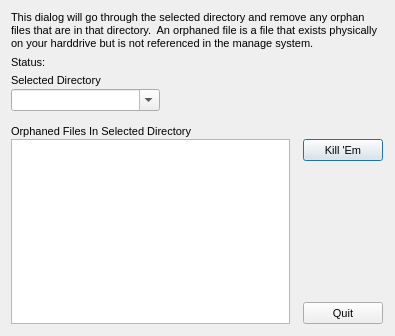
<?xml version="1.0"?>
<ui version="4.0">
  <class>OrphanRemoveDialog</class>
  <widget class="QDialog" name="IDD_ORPHAN">
    <property name="geometry">
      <rect>
        <x>0</x>
        <y>0</y>
        <width>395</width>
        <height>336</height>
      </rect>
    </property>
    <property name="windowTitle">
      <string>Orphan Hunter</string>
    </property>
    <property name="font">
      <font>
        <family>Liberation Sans</family>
        <pointsize>8</pointsize>
        <bold>false</bold>
        <italic>false</italic>
      </font>
    </property>
    <property name="enabled">
      <bool>true</bool>
    </property>
    <property name="windowFlags">
      <set>Qt::Dialog|Qt::WindowCloseButtonHint</set>
    </property>
    <property name="minimumSize">
      <size>
        <width>395</width>
        <height>336</height>
      </size>
    </property>
    <property name="maximumSize">
      <size>
        <width>395</width>
        <height>336</height>
      </size>
    </property>
    <widget class="QWidget" name="widget">
      <property name="geometry">
        <rect>
          <x>0</x>
          <y>0</y>
          <width>0</width>
          <height>0</height>
        </rect>
      </property>
      <property name="visible">
        <bool>true</bool>
      </property>
      <property name="enabled">
        <bool>true</bool>
      </property>
    </widget>
    <widget class="QLabel" name="IDC_STATIC">
      <property name="wordWrap">
        <bool>true</bool>
      </property>
      <property name="geometry">
        <rect>
          <x>11</x>
          <y>11</y>
          <width>372</width>
          <height>47</height>
        </rect>
      </property>
      <property name="text">
        <string>This dialog will go through the selected directory and remove any orphan files that are in that directory.  An orphaned file is a file that exists physically on your harddrive but is not referenced in the manage system.</string>
      </property>
      <property name="visible">
        <bool>true</bool>
      </property>
      <property name="enabled">
        <bool>true</bool>
      </property>
      <property name="alignment">
        <set>Qt::AlignLeft</set>
      </property>
    </widget>
    <widget class="QLabel" name="IDC_STATIC_2">
      <property name="geometry">
        <rect>
          <x>11</x>
          <y>56</y>
          <width>36</width>
          <height>13</height>
        </rect>
      </property>
      <property name="text">
        <string>Status:</string>
      </property>
      <property name="visible">
        <bool>true</bool>
      </property>
      <property name="enabled">
        <bool>true</bool>
      </property>
      <property name="alignment">
        <set>Qt::AlignLeft</set>
      </property>
    </widget>
    <widget class="QLabel" name="IDC_STATUS">
      <property name="geometry">
        <rect>
          <x>49</x>
          <y>56</y>
          <width>269</width>
          <height>13</height>
        </rect>
      </property>
      <property name="visible">
        <bool>true</bool>
      </property>
      <property name="enabled">
        <bool>true</bool>
      </property>
      <property name="alignment">
        <set>Qt::AlignLeft</set>
      </property>
    </widget>
    <widget class="QLabel" name="IDC_STATIC_3">
      <property name="geometry">
        <rect>
          <x>11</x>
          <y>74</y>
          <width>94</width>
          <height>13</height>
        </rect>
      </property>
      <property name="text">
        <string>Selected Directory</string>
      </property>
      <property name="visible">
        <bool>true</bool>
      </property>
      <property name="enabled">
        <bool>true</bool>
      </property>
      <property name="alignment">
        <set>Qt::AlignLeft</set>
      </property>
    </widget>
    <widget class="QLabel" name="IDC_STATS">
      <property name="geometry">
        <rect>
          <x>168</x>
          <y>82</y>
          <width>160</width>
          <height>42</height>
        </rect>
      </property>
      <property name="visible">
        <bool>true</bool>
      </property>
      <property name="enabled">
        <bool>true</bool>
      </property>
      <property name="alignment">
        <set>Qt::AlignLeft</set>
      </property>
    </widget>
    <widget class="QComboBox" name="IDC_DIRECTORY">
      <property name="maxVisibleItems">
        <number>11</number>
      </property>
      <property name="geometry">
        <rect>
          <x>11</x>
          <y>89</y>
          <width>149</width>
          <height>22</height>
        </rect>
      </property>
      <property name="visible">
        <bool>true</bool>
      </property>
      <property name="enabled">
        <bool>true</bool>
      </property>
      <property name="editable">
        <bool>true</bool>
      </property>
    </widget>
    <widget class="QLabel" name="IDC_STATIC_4">
      <property name="geometry">
        <rect>
          <x>11</x>
          <y>125</y>
          <width>186</width>
          <height>13</height>
        </rect>
      </property>
      <property name="text">
        <string>Orphaned Files In Selected Directory</string>
      </property>
      <property name="visible">
        <bool>true</bool>
      </property>
      <property name="enabled">
        <bool>true</bool>
      </property>
      <property name="alignment">
        <set>Qt::AlignLeft</set>
      </property>
    </widget>
    <widget class="QListWidget" name="IDC_LIST">
      <property name="geometry">
        <rect>
          <x>11</x>
          <y>139</y>
          <width>279</width>
          <height>185</height>
        </rect>
      </property>
      <property name="visible">
        <bool>true</bool>
      </property>
      <property name="enabled">
        <bool>true</bool>
      </property>
      <property name="selectionMode">
        <enum>QAbstractItemView::SingleSelection</enum>
      </property>
    </widget>
    <widget class="QPushButton" name="IDOK">
      <property name="geometry">
        <rect>
          <x>303</x>
          <y>139</y>
          <width>80</width>
          <height>22</height>
        </rect>
      </property>
      <property name="text">
        <string>Kill 'Em</string>
      </property>
      <property name="visible">
        <bool>true</bool>
      </property>
      <property name="enabled">
        <bool>true</bool>
      </property>
      <property name="default">
        <bool>true</bool>
      </property>
      <property name="autoDefault">
        <bool>true</bool>
      </property>
    </widget>
    <widget class="QPushButton" name="IDCANCEL">
      <property name="geometry">
        <rect>
          <x>303</x>
          <y>302</y>
          <width>80</width>
          <height>22</height>
        </rect>
      </property>
      <property name="text">
        <string>Quit</string>
      </property>
      <property name="visible">
        <bool>true</bool>
      </property>
      <property name="enabled">
        <bool>true</bool>
      </property>
      <property name="default">
        <bool>false</bool>
      </property>
      <property name="autoDefault">
        <bool>false</bool>
      </property>
    </widget>
  </widget>
</ui>
